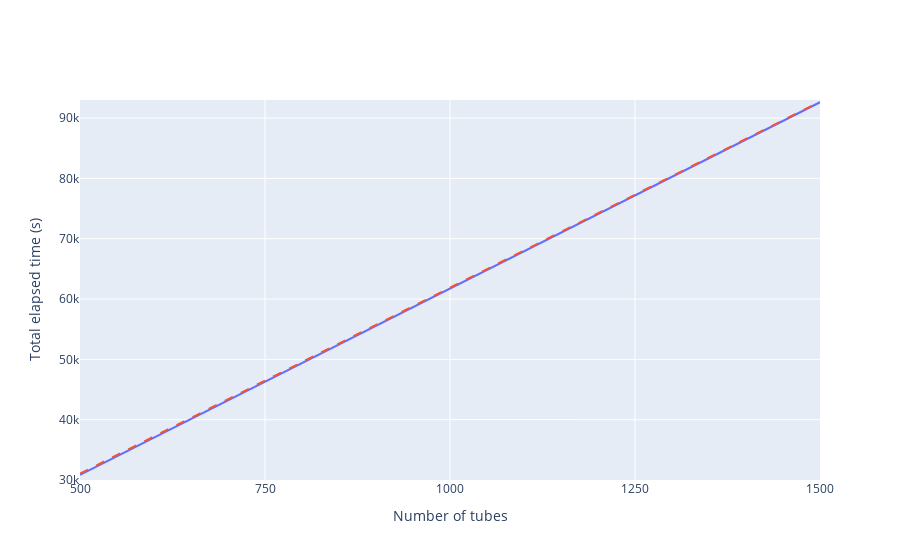

The cell this chart's notebook holds for it:
### Markdown cell above
### Elapsed time adding one acquisition per tube, with different number of tubes

### Code cell
# 3 Orgs net data
threeOrgs = [30862.7493, 61738.8425, 92625.2902]
# 5 Orgs net data
fiveOrgs = [31054.9542, 61919.9872, 92711.5517]

totalAcquisition("250 KB", threeOrgs, fiveOrgs)

### Figure 1 — Plotly figure (JSON) as saved in the notebook; plotly's stock layout.template omitted (floating-point values rounded to 4 significant figures)
{"data": [{"mode": "lines", "name": "3 Orgs net", "type": "scatter", "x": [500, 1000, 1500], "y": [30860.0, 61740.0, 92630.0]}, {"line": {"dash": "dash"}, "mode": "lines", "name": "5 Orgs net", "type": "scatter", "x": [500, 1000, 1500], "y": [31050.0, 61920.0, 92710.0]}], "layout": {"barmode": "group", "showlegend": false, "xaxis": {"dtick": 250, "range": [500, 1500], "tick0": 500, "title": {"text": "Number of tubes"}}, "yaxis": {"range": [30000, 93000], "title": {"text": "Total elapsed time (s)"}}}}
